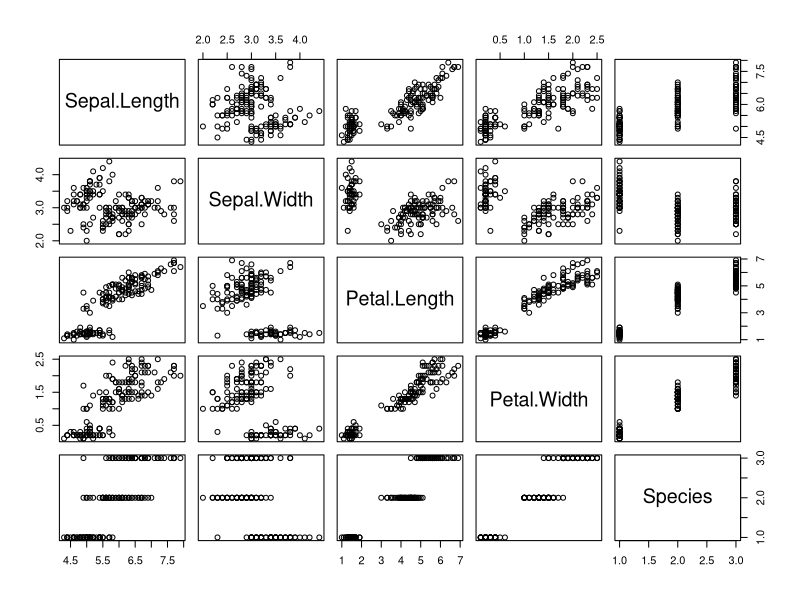
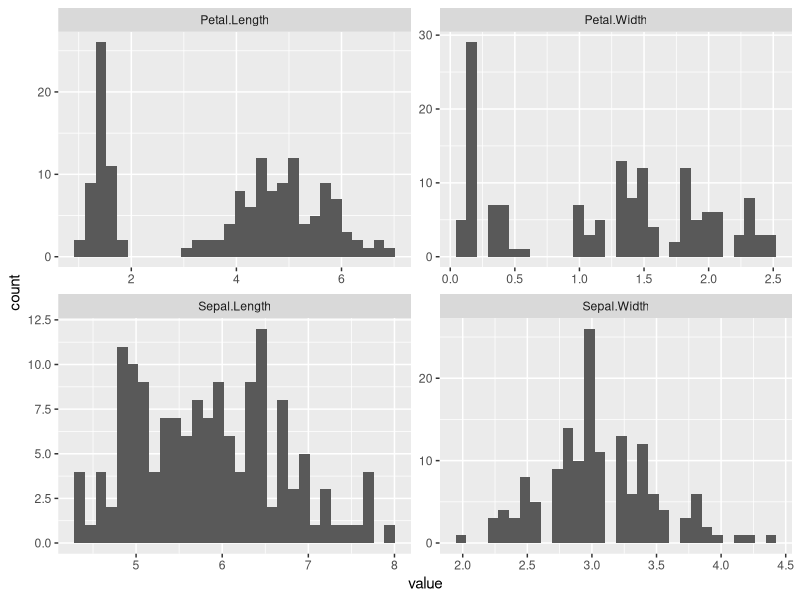
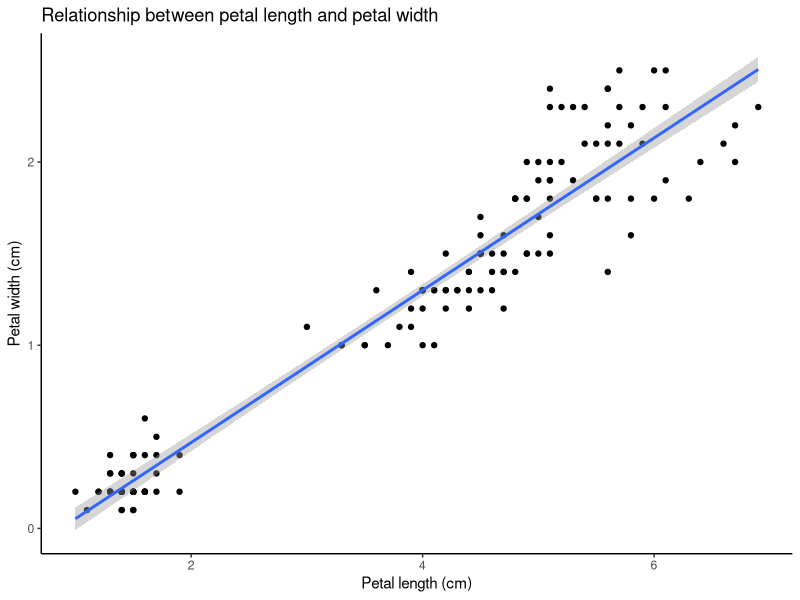
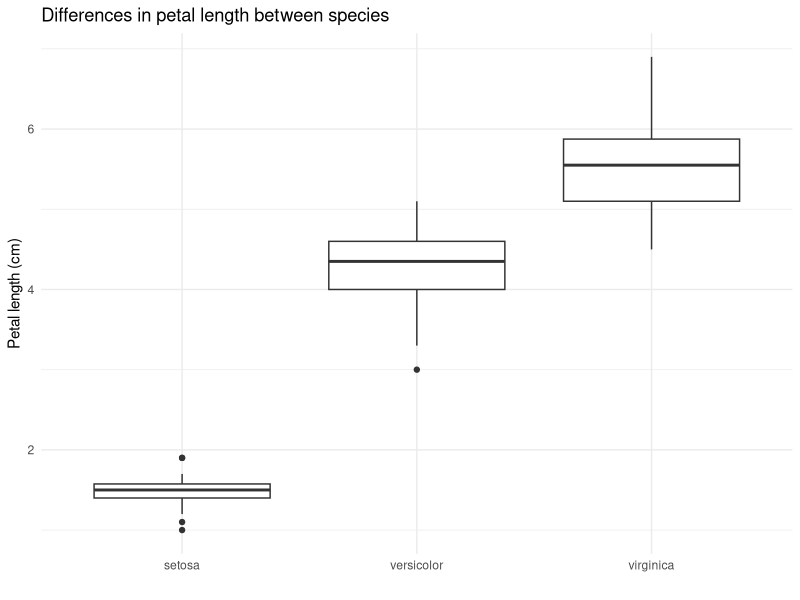
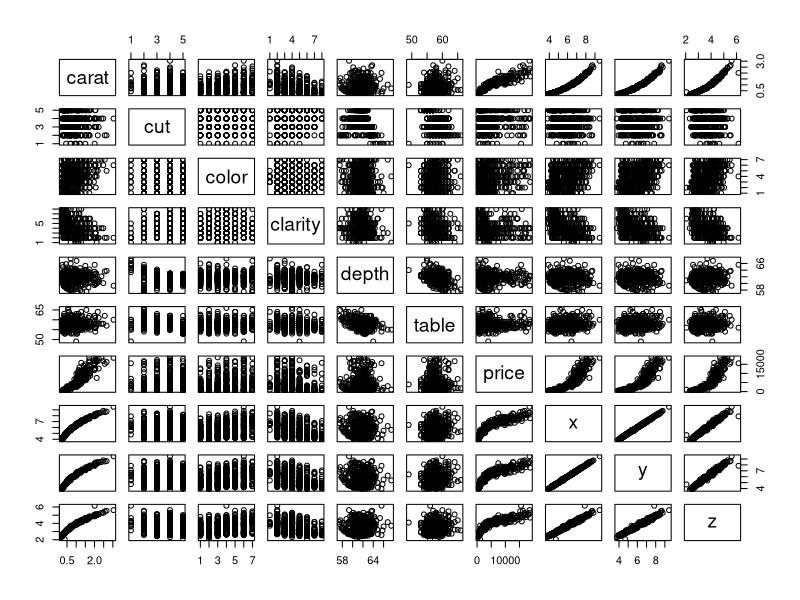
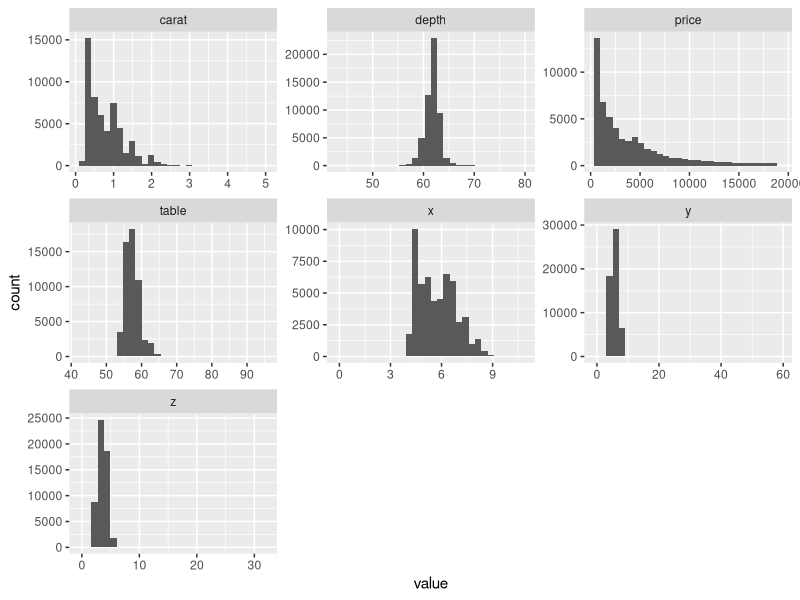
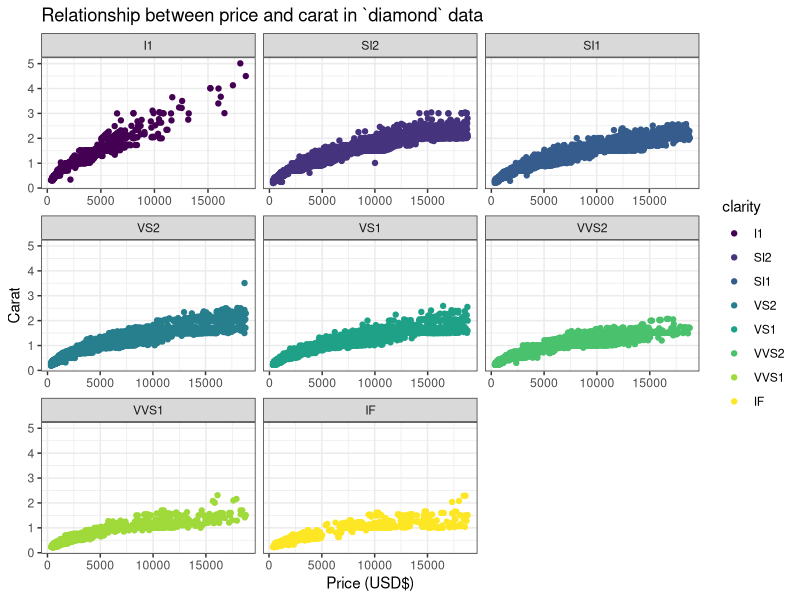
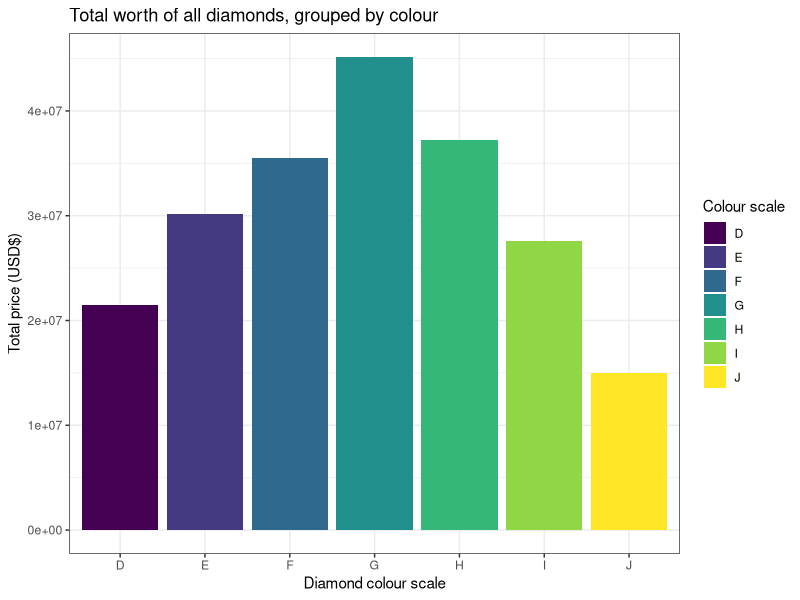

Reproduce these figures in R, in order.
## ---- chunk 1
knitr::opts_chunk$set(echo = TRUE)
library(tidyverse)
## ---- chunk 2
glimpse(iris) # like str()
## ---- chunk 3
plot(iris)
## ---- chunk 4
iris %>%
  as_tibble() %>% # Looks better if executed only
  keep(is.numeric) %>%           # keep variables that pass `is.numeric()`
  # Factors are now gone. (Species)
  
  pivot_longer(everything()) %>% # gather all variables
  #This gives format like category(name): value(value) for all the entries in data
  
  ggplot(aes(value)) +           # plot
  geom_histogram() +
  facet_wrap(~ name, scales = "free") +  # view by facet
  geom_blank() # why is this useful?
## ---- chunk 5
iris %>%
  select(Petal.Length, Petal.Width) %>% # This can be ignored, but why keep?
  # If the data was pre-processed, like drop_na(), not selecting can make all categories drop NAs. However, this can be helpful for our analysis of targeted categories.
  drop_na() %>%
  
  ggplot(aes(Petal.Length, Petal.Width)) +
  geom_point() +
  geom_smooth(method = "lm") + # generate linear regression line
  xlab ("Petal length (cm)") +
  ylab("Petal width (cm)") +
  ggtitle("Relationship between petal length and petal width") +
  theme_classic() + # Just a theme, theme_
  geom_blank()
## ---- chunk 6
iris %>%
  select(Petal.Length, Species) %>%
  ggplot(aes(Species, Petal.Length)) + # add `fill =` to add color to boxes
  geom_boxplot() +
  xlab("") +
  ylab("Petal length (cm)") +
  ggtitle("Differences in petal length between species") +
  theme_minimal() +
  geom_blank()
## ---- chunk 7
iris %>%
  select(Petal.Length, Species) %>%
  group_by(Species) %>%
  summarise(mean = mean(Petal.Length),
            median = median(Petal.Length))
## ---- chunk 8
glimpse(diamonds)
## ---- chunk 9
diamonds %>%
  sample_frac(0.01) %>% # sample 1% of the data to plot
  plot()
## ---- chunk 10
diamonds %>%
  keep(is.numeric) %>%
  pivot_longer(everything()) %>% # gather all variables
  ggplot(aes(value)) +           # plot
  geom_histogram() +
  facet_wrap(~ name, scales = "free") +  # view by facet
  geom_blank()
## ---- chunk 11
diamonds %>%
  select(price, carat, clarity) %>%
  ggplot(aes(price, carat, colour = clarity)) +
  geom_point() +
  facet_wrap(~ clarity, scales = "free_x") +
  xlab("Price (USD$)") +
  ylab("Carat") +
  ggtitle("Relationship between price and carat in `diamond` data") +
  theme_bw() +
  geom_blank()
## ---- chunk 12
diamonds %>%
  group_by(color) %>%
  summarise(total = sum(price)) %>%
  ggplot(aes(color, total)) +
  geom_bar(aes(fill = color), stat = "identity") +
  scale_colour_brewer() + # viridis
  labs(fill = "Colour scale") +
  xlab("Diamond colour scale") +
  ylab("Total price (USD$)") +
  ggtitle("Total worth of all diamonds, grouped by colour") +
  theme_bw() + 
  geom_blank()
## ---- chunk 13
glimpse(txhousing)
